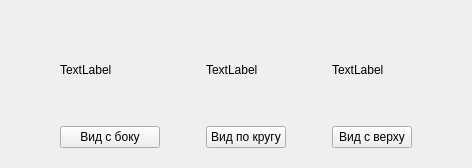
          <widget class="QWidget" name="tab_8">
           <attribute name="title">
            <string>Механизм 3D</string>
           </attribute>
           <layout class="QGridLayout" name="gridLayout">
            <item row="0" column="0">
             <widget class="QWidget" name="mech3d" native="true">
              <layout class="QGridLayout" name="gridLayout_2">
               <item row="0" column="1">
                <widget class="QLabel" name="label_6">
                 <property name="sizePolicy">
                  <sizepolicy hsizetype="Fixed" vsizetype="Fixed">
                   <horstretch>0</horstretch>
                   <verstretch>0</verstretch>
                  </sizepolicy>
                 </property>
                 <property name="minimumSize">
                  <size>
                   <width>100</width>
                   <height>100</height>
                  </size>
                 </property>
                 <property name="text">
                  <string>TextLabel</string>
                 </property>
                </widget>
               </item>
               <item row="0" column="5">
                <widget class="QLabel" name="label_9">
                 <property name="text">
                  <string>TextLabel</string>
                 </property>
                </widget>
               </item>
               <item row="2" column="3">
                <widget class="QPushButton" name="pushButton_2">
                 <property name="text">
                  <string>Вид по кругу</string>
                 </property>
                </widget>
               </item>
               <item row="0" column="3">
                <widget class="QLabel" name="label_8">
                 <property name="minimumSize">
                  <size>
                   <width>0</width>
                   <height>0</height>
                  </size>
                 </property>
                 <property name="text">
                  <string>TextLabel</string>
                 </property>
                </widget>
               </item>
               <item row="0" column="2">
                <spacer name="horizontalSpacer">
                 <property name="orientation">
                  <enum>Qt::Horizontal</enum>
                 </property>
                 <property name="sizeHint" stdset="0">
                  <size>
                   <width>40</width>
                   <height>20</height>
                  </size>
                 </property>
                </spacer>
               </item>
               <item row="0" column="4">
                <spacer name="horizontalSpacer_2">
                 <property name="orientation">
                  <enum>Qt::Horizontal</enum>
                 </property>
                 <property name="sizeHint" stdset="0">
                  <size>
                   <width>40</width>
                   <height>20</height>
                  </size>
                 </property>
                </spacer>
               </item>
               <item row="0" column="6">
                <spacer name="horizontalSpacer_3">
                 <property name="orientation">
                  <enum>Qt::Horizontal</enum>
                 </property>
                 <property name="sizeHint" stdset="0">
                  <size>
                   <width>40</width>
                   <height>20</height>
                  </size>
                 </property>
                </spacer>
               </item>
               <item row="0" column="0">
                <spacer name="horizontalSpacer_4">
                 <property name="orientation">
                  <enum>Qt::Horizontal</enum>
                 </property>
                 <property name="sizeHint" stdset="0">
                  <size>
                   <width>40</width>
                   <height>20</height>
                  </size>
                 </property>
                </spacer>
               </item>
               <item row="2" column="1">
                <widget class="QPushButton" name="pushButton">
                 <property name="text">
                  <string>Вид с боку</string>
                 </property>
                </widget>
               </item>
               <item row="2" column="5">
                <widget class="QPushButton" name="pushButton_3">
                 <property name="text">
                  <string>Вид с верху</string>
                 </property>
                </widget>
               </item>
              </layout>
             </widget>
            </item>
           </layout>
          </widget>
